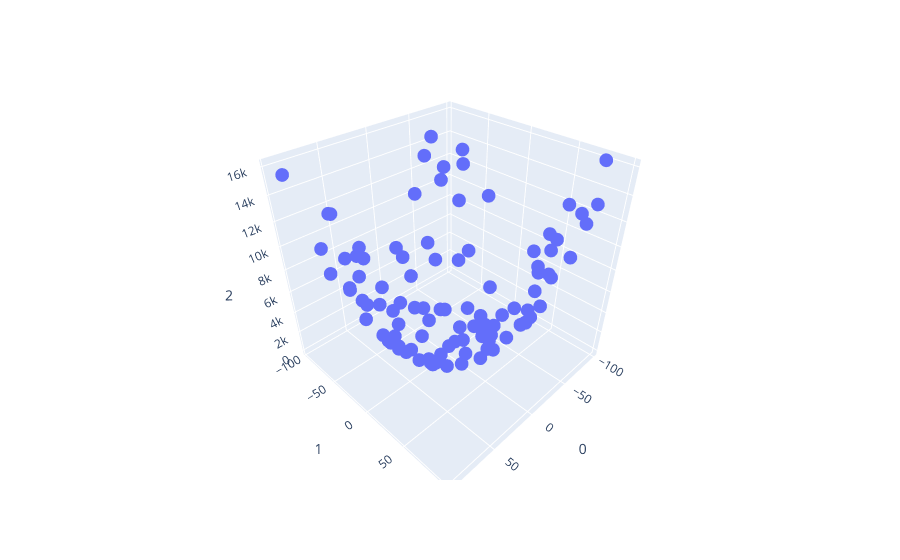

Source (notebook cell):
### Code cell
rand = np.random.default_rng(42)

#Defining the values we talked about
a = -100
b = 100
n = int(1e2)
sigma = 2

#Our target function f
def f(x,y):
    return x**2+y**2


xcoords = np.transpose([rand.uniform(low=a,high=b,size=n)])
ycoords = np.transpose([rand.uniform(low=a,high=b,size=n)])
noise = np.transpose([rand.normal(loc=0,scale=sigma)])
zcoords = f(xcoords,ycoords) + noise


coords = np.concatenate((xcoords,ycoords,zcoords),axis=1)

#Simple scatter plot for visualisation

fig = px.scatter_3d(coords,x=0,y=1,z=2)
fig.show()
